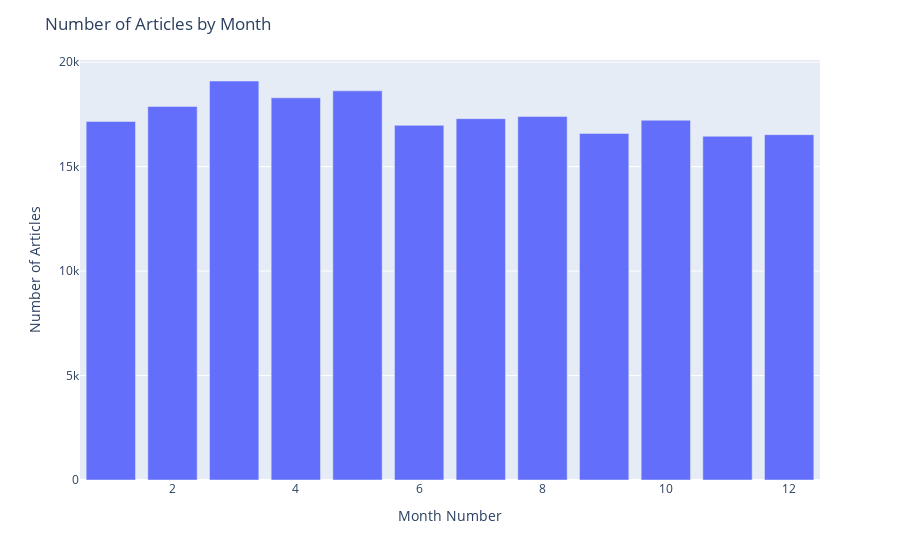

Notebook code cell kept with this figure:
### Code cell
fig = px.bar(df["month_num"].value_counts().sort_values())
fig.update_layout(
    xaxis_title="Month Number",
    yaxis_title="Number of Articles",
    title="Number of Articles by Month",
    showlegend=False,
)
fig.show()

### Figure 1 — Plotly figure (JSON) as saved in the notebook; plotly's stock layout.template omitted (floating-point values rounded to 4 significant figures)
{"data": [{"alignmentgroup": "True", "hovertemplate": "variable=month_num<br>index=%{x}<br>value=%{y}<extra></extra>", "legendgroup": "month_num", "marker": {"color": "#636efa", "pattern": {"shape": ""}}, "name": "month_num", "offsetgroup": "month_num", "orientation": "v", "showlegend": true, "textposition": "auto", "type": "bar", "x": [11, 12, 9, 6, 1, 10, 7, 8, 2, 4, 5, 3], "xaxis": "x", "y": [16454, 16531, 16590, 16977, 17162, 17221, 17297, 17397, 17879, 18293, 18627, 19099], "yaxis": "y"}], "layout": {"barmode": "relative", "legend": {"title": {"text": "variable"}, "tracegroupgap": 0}, "margin": {"t": 60}, "showlegend": false, "title": {"text": "Number of Articles by Month"}, "xaxis": {"anchor": "y", "domain": [0, 1], "title": {"text": "Month Number"}}, "yaxis": {"anchor": "x", "domain": [0, 1], "title": {"text": "Number of Articles"}}}}
